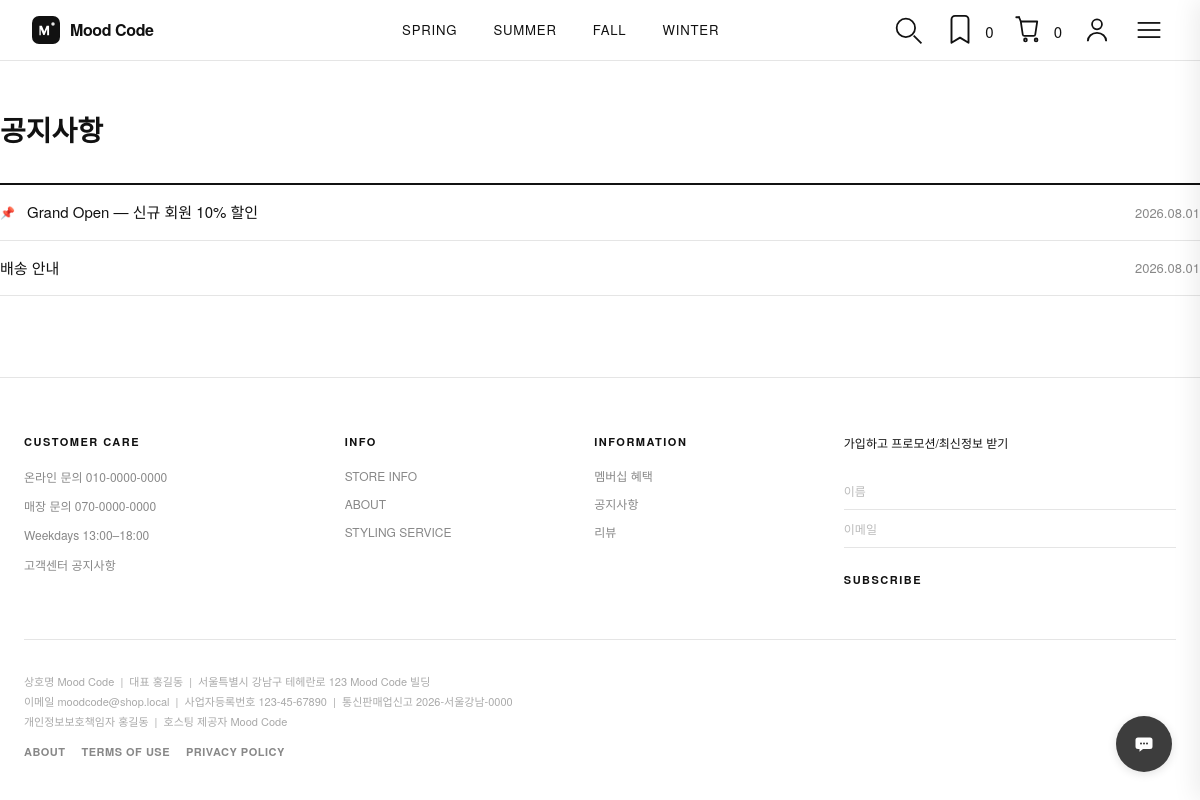
The page /support/notices on the database its author committed.
### models/notice.py (models this page shows, shortened)
class Notice(db.Model):
    __tablename__ = "notices"
    id = db.Column(db.Integer, primary_key=True)
    title = db.Column(db.String(200), nullable=False)
    content = db.Column(db.Text, nullable=False)
    is_pinned = db.Column(db.Boolean, default=False, nullable=False)
    is_active = db.Column(db.Boolean, default=True, nullable=False)
    created_at = db.Column(db.DateTime, default=datetime.utcnow, nullable=False)
    updated_at = db.Column(
        db.DateTime, default=datetime.utcnow, onupdate=datetime.utcnow, nullable=False
    )

### routes/support.py (the view)
@support_bp.route("/notices")
def notice_list():
    notices = (
        Notice.query.filter_by(is_active=True)
        .order_by(Notice.is_pinned.desc(), Notice.created_at.desc())
        .all()
    )
    return render_template("support/notices.html", notices=notices)

### services/cart_service.py (called while the page is built, shortened)
def _uses_db_cart() -> bool:
    return (
        current_user.is_authenticated
        and current_user.username not in _GUEST_USERNAMES
        and current_user.email not in _GUEST_EMAILS
    )

def _read_session_cart() -> dict[str, int]:
    raw = session.get("cart") or {}
    if not isinstance(raw, dict):
        return {}
    result: dict[str, int] = {}
    return result

def get_cart_count() -> int:
    return sum(_read_session_cart().values())

### services/channel_talk_service.py (called while the page is built, shortened)
def get_boot_options() -> dict[str, Any] | None:
    plugin_key = current_app.config.get("CHANNEL_TALK_PLUGIN_KEY", "")
    if not plugin_key:
        return None

def is_channel_talk_enabled() -> bool:
    return bool(current_app.config.get("CHANNEL_TALK_PLUGIN_KEY"))

### services/search_filters.py (called while the page is built, shortened)
def build_season_nav() -> list[dict]:
    from flask import request, url_for
    endpoint = request.endpoint
    active_style = request.args.get("style", "").strip()
    query_params = {key: value for key, value in request.args.items() if key != "page"}
    return _season_nav_scroll_items()

def _season_nav_scroll_items() -> list[dict]:
    return [
        {
            "label": item["label"],
            "href": "#",
            "scroll_target": item["scroll_id"],
            "is_active": False,
            "mode": "scroll",
        }
        for item in SEASON_STYLE_NAV
    ]

### services/side_menu_service.py (called while the page is built)
def get_side_menu_categories() -> tuple[SideMenuCategory, ...]:
    roots = (
        Category.query.filter(
            Category.slug.in_(SIDE_MENU_ROOT_SLUGS),
            Category.is_active.is_(True),
        ).all()
    )
    by_slug = {cat.slug: cat for cat in roots}
    ordered_roots = [by_slug[slug] for slug in SIDE_MENU_ROOT_SLUGS if slug in by_slug]
    return tuple(
        SideMenuCategory(name=root.name_en or root.name, slug=root.slug)
        for root in ordered_roots
    )

### services/wishlist_service.py (called while the page is built)
def _can_use_wishlist() -> bool:
    return (
        current_user.is_authenticated
        and current_user.username not in _GUEST_USERNAMES
        and current_user.email not in _GUEST_EMAILS
    )

def wishlist_count() -> int:
    if not _can_use_wishlist():
        return 0
    return WishlistItem.query.filter_by(user_id=current_user.id).count()

### templates/support/notices.html (shortened to what this page needs)
{% extends "base.html" %}
{% block extra_css %}
<link rel="stylesheet" href="{{ url_for('static', filename='css/main.css') }}">
{% endblock %}
{% block content %}
<div class="container notice-page">
  <h1>공지사항</h1>
  <div class="notice-list">
    {% for notice in notices %}
      <div class="notice-item">
        {% if notice.is_pinned %}<span class="notice-pin">📌</span>{% endif %}
        <span class="notice-title">{{ notice.title }}</span>
        <span class="notice-date">{{ notice.created_at.strftime('%Y.%m.%d') }}</span>
      </div>
    {% else %}
      <p class="empty-state">공지사항이 없습니다.</p>
    {% endfor %}
  </div>
</div>
{% endblock %}

### static/css/base.css (style rules this page uses)
:root { --color-text: #111111; --color-text-light: #888888; --color-border: #e5e5e5; --color-bg: #ffffff; --color-bg-gray: #f8f8f8; --color-footer: #111111; --font-main: "Helvetica Neue", "Apple SD Gothic Neo", "Malgun Gothic", sans-serif; --header-height: 60px; --top-banner-height: 0px; --max-width: 100%; --ease-out-soft: cubic-bezier(0.22, 1, 0.36, 1); --ease-smooth: cubic-bezier(0.4, 0, 0.2, 1); --season-spring: #F6CAD2; --season-summer: #E3F2FD; --season-autumn: #ffcc7b; --season-winter: #bebebe; }
*, *::before, *::after { box-sizing: border-box; margin: 0; padding: 0; }
html { scroll-behavior: auto; }
body { font-family: var(--font-main); color: var(--color-text); background: var(--color-bg); line-height: 1.5; min-height: 100vh; display: flex; flex-direction: column; }
.container { width: 100%; max-width: 1400px; margin: 0 auto; padding: 0 24px; }

### templates/support/notices.html (style rules this page uses)
.notice-page { padding: 48px 0; }
.notice-page h1 { font-size: 28px; font-weight: 700; margin-bottom: 32px; }
.notice-list { border-top: 2px solid var(--color-text); }
.notice-item { display: flex; align-items: center; gap: 12px; padding: 16px 0; border-bottom: 1px solid var(--color-border); }
.notice-pin { color: var(--color-accent); font-size: 12px; font-weight: 700; }
.notice-title { flex: 1; font-size: 15px; }
.notice-date { font-size: 13px; color: var(--color-text-light); }

### rows shown on the page
Notice: title "Grand Open — 신규 회원 10% 할인", created_at "2026.08.01"
Notice: title "배송 안내", created_at "2026.08.01"

### other values the page prints
{{ item.label }} "SPRING" "SUMMER" "FALL" "WINTER"
{{ wishlist_count }} "0"
{{ cart_count }} "0"
